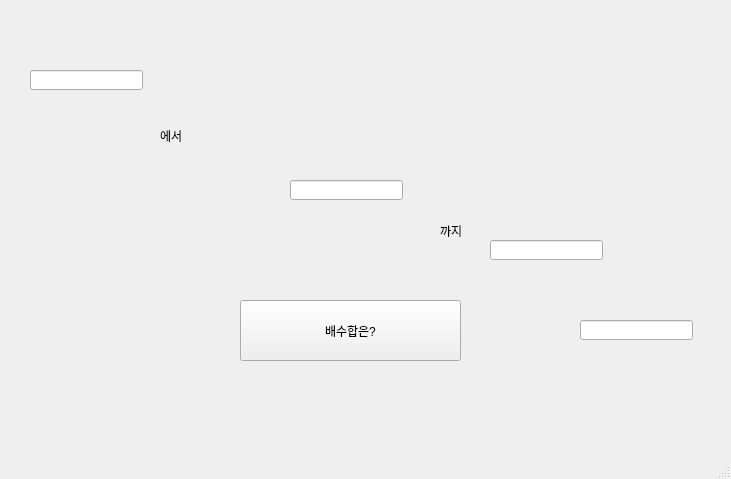
<?xml version="1.0" encoding="UTF-8"?>
<ui version="4.0">
 <class>MainWindow</class>
 <widget class="QMainWindow" name="MainWindow">
  <property name="geometry">
   <rect>
    <x>0</x>
    <y>0</y>
    <width>731</width>
    <height>479</height>
   </rect>
  </property>
  <property name="windowTitle">
   <string>MainWindow</string>
  </property>
  <widget class="QWidget" name="centralwidget">
   <widget class="QPushButton" name="pb">
    <property name="geometry">
     <rect>
      <x>240</x>
      <y>300</y>
      <width>221</width>
      <height>61</height>
     </rect>
    </property>
    <property name="text">
     <string>배수합은?</string>
    </property>
   </widget>
   <widget class="QLabel" name="lbl1">
    <property name="geometry">
     <rect>
      <x>160</x>
      <y>100</y>
      <width>111</width>
      <height>71</height>
     </rect>
    </property>
    <property name="text">
     <string>에서</string>
    </property>
   </widget>
   <widget class="QLabel" name="lbl2">
    <property name="geometry">
     <rect>
      <x>440</x>
      <y>180</y>
      <width>91</width>
      <height>101</height>
     </rect>
    </property>
    <property name="text">
     <string>까지</string>
    </property>
   </widget>
   <widget class="QLineEdit" name="le1">
    <property name="geometry">
     <rect>
      <x>30</x>
      <y>70</y>
      <width>113</width>
      <height>20</height>
     </rect>
    </property>
   </widget>
   <widget class="QLineEdit" name="le2">
    <property name="geometry">
     <rect>
      <x>290</x>
      <y>180</y>
      <width>113</width>
      <height>20</height>
     </rect>
    </property>
   </widget>
   <widget class="QLineEdit" name="le3">
    <property name="geometry">
     <rect>
      <x>490</x>
      <y>240</y>
      <width>113</width>
      <height>20</height>
     </rect>
    </property>
   </widget>
   <widget class="QLineEdit" name="le4">
    <property name="geometry">
     <rect>
      <x>580</x>
      <y>320</y>
      <width>113</width>
      <height>20</height>
     </rect>
    </property>
   </widget>
  </widget>
  <widget class="QMenuBar" name="menubar">
   <property name="geometry">
    <rect>
     <x>0</x>
     <y>0</y>
     <width>731</width>
     <height>21</height>
    </rect>
   </property>
  </widget>
  <widget class="QStatusBar" name="statusbar"/>
 </widget>
 <resources/>
 <connections/>
</ui>
